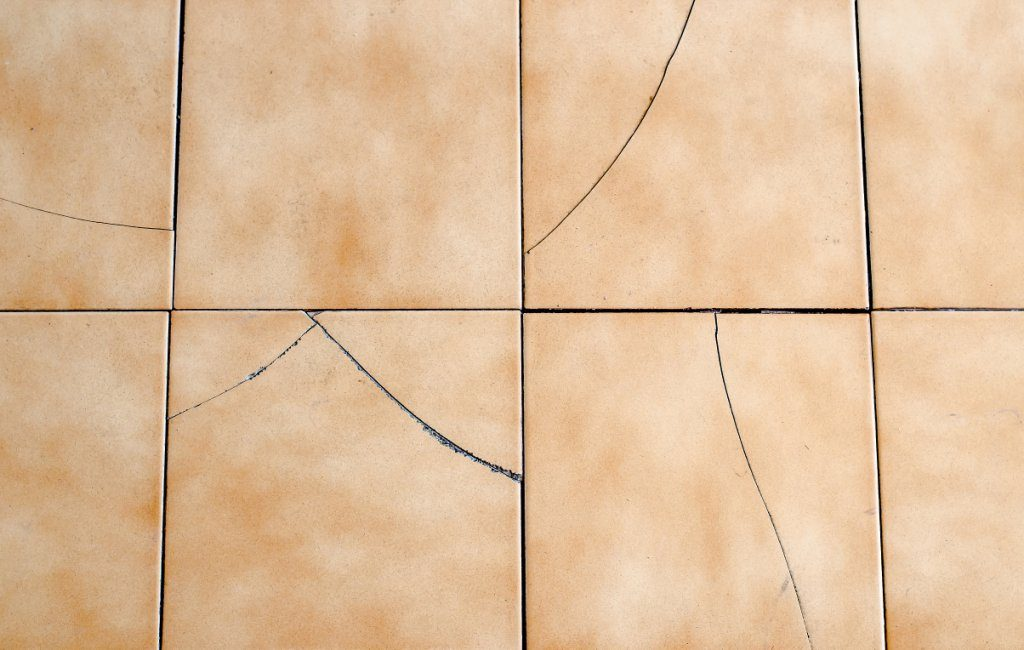
%> input picture tile5.jpg, 1024 x 650 px
$ octave crack.m   (GNU Octave 9; MATLAB toolbox functions it lacks are replaced by stand-ins)
%> lines starting %> are read from the running program, lines starting %| are printed output that depends on the picture; in (x1, y1, x2, y2) boxes, pixels count from 0 and x2, y2 are one past the last pixel; in counts of white or black regions, pixels touching at a corner belong together; the program's own positions count from 1
tile = imread('tile5.jpg');
%> tile is the input picture: size 650x1024x3 uint8; mean R, G, B 222.9, 189.7, 155.1
figure, imshow(tile)

%gray
gray = rgb2gray(tile);
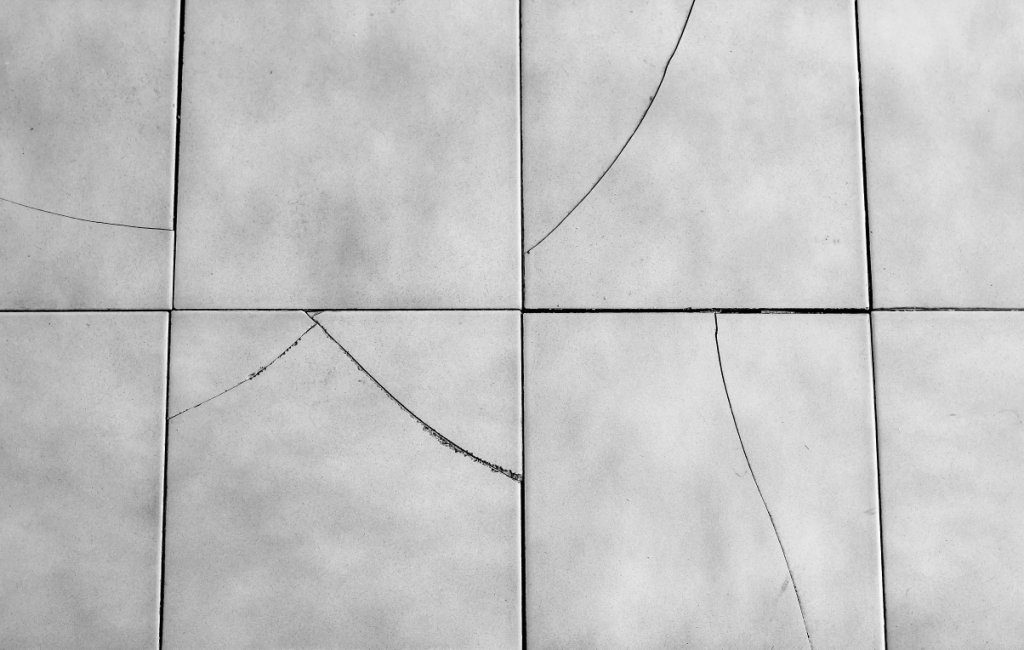
%> gray: size 650x1024 uint8; min 0, max 254, mean 195.7
figure, imshow(gray)

%intensity adjustment
adjusted = imadjust(gray);
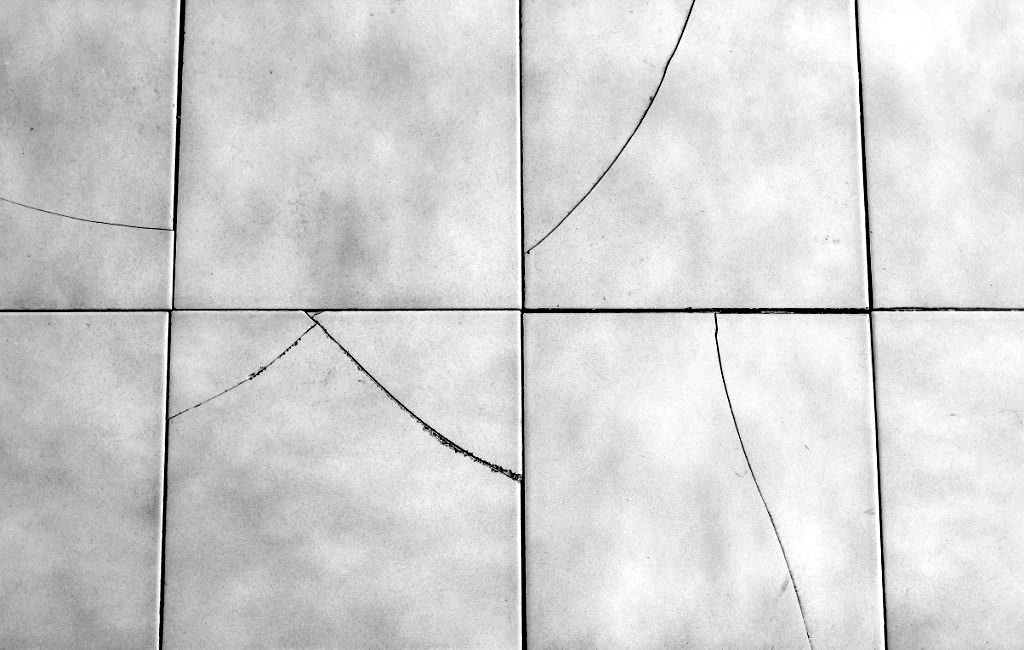
%> adjusted: size 650x1024 uint8; min 0, max 255, mean 210.8
figure, imshow(adjusted)
imhist(adjusted)
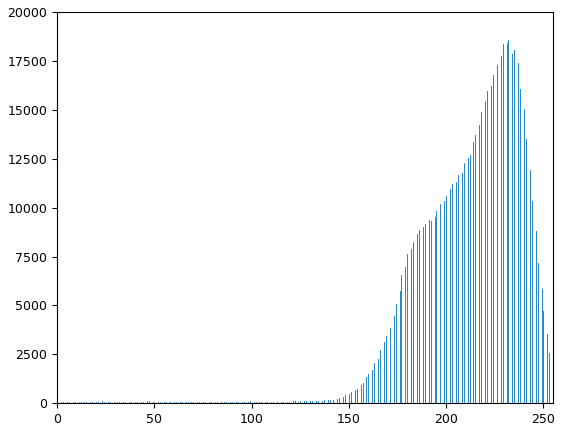
%> figure redrawn from the program's plot data; highest point at x = 232, y = 18546

%binary
bw1 = imbinarize(adjusted);
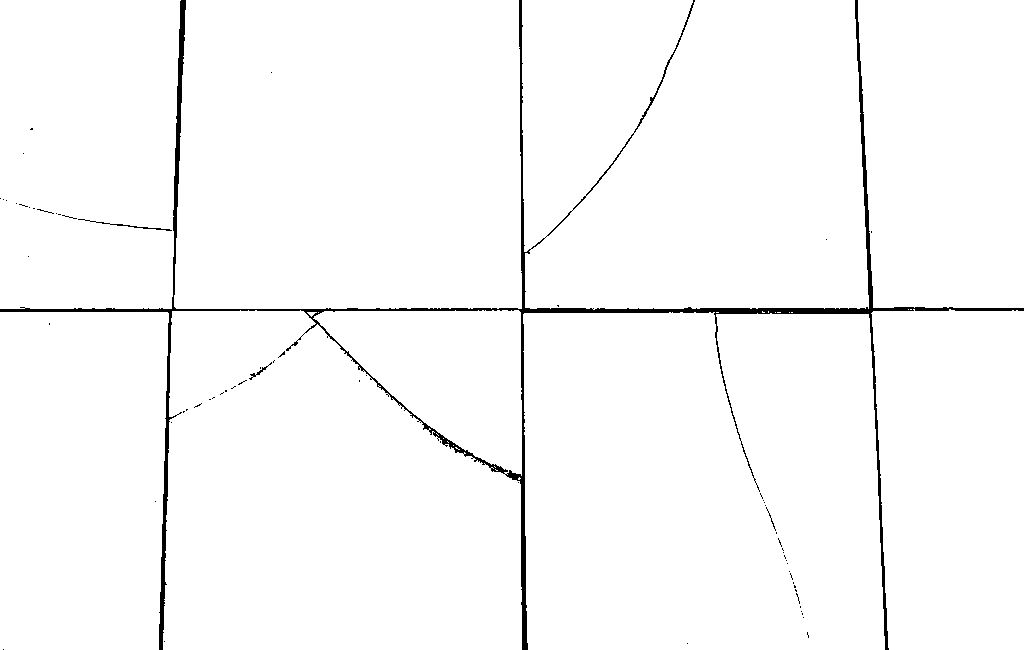
%> bw1: size 650x1024 logical; 98.1% white; 66 black regions (62 under 20 px), largest, box (x1, y1, x2, y2) and area: (0, 0, 1024, 650) 11917, (78, 219, 172, 231) 121, (249, 362, 272, 380) 60, (766, 507, 776, 531) 28
figure, imshow(bw1)

%edge
edges = edge(bw1,"sobel");
%> edges: size 650x1024 logical; 2.1% white in thin lines or dots
figure, imshow(edges)

%gap
gap_fill = imfill(edges,'holes');
%> gap_fill: size 650x1024 logical; 2.3% white; 38 white regions (25 under 20 px), largest, box (x1, y1, x2, y2) and area: (0, 0, 1024, 650) 14906, (788, 570, 802, 609) 108, (777, 537, 789, 565) 75
figure, imshow(gap_fill)

%dilation
se1 = strel("line",10,0);
dilated = imdilate(gap_fill,se1);
%> dilated: size 650x1024 logical; 7.1% white; 13 white regions (1 under 20 px), largest, box (x1, y1, x2, y2) and area: (0, 0, 1024, 650) 45723, (783, 570, 807, 609) 498, (772, 537, 794, 565) 355
figure,imshow(dilated)

%closing
se2 = strel("disk",3);
close = imclose(dilated,se2);
%> close: size 650x1024 logical; 7.3% white; 11 white regions (1 under 20 px), largest, box (x1, y1, x2, y2) and area: (0, 0, 1024, 650) 47426, (783, 570, 810, 619) 628, (801, 631, 815, 639) 100
figure, imshow(close)

%opening
se3 = strel("rectangle",[4 4]);
open = imopen(close,se3);
%> open: size 650x1024 logical; 7.2% white; 6 white regions (1 under 20 px), largest, box (x1, y1, x2, y2) and area: (0, 0, 1024, 650) 47310, (784, 570, 809, 619) 625, (802, 631, 814, 639) 94, (44, 322, 55, 326) 44, (0, 197, 9, 202) 41
figure,imshow(open)

%smoothing
se4 = strel("disk",15);
smoothing = imclose(open,se4);
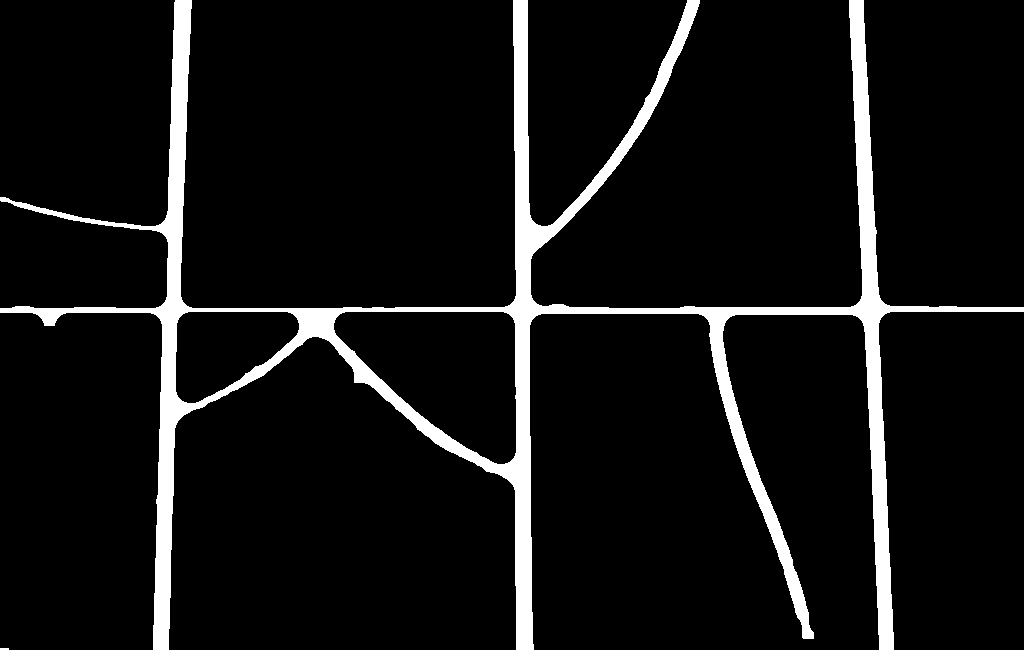
%> smoothing: size 650x1024 logical; 7.6% white; 2 white regions (1 under 20 px), largest, box (x1, y1, x2, y2) and area: (0, 0, 1024, 650) 50470
figure, imshow(smoothing)

%result
mask = imdilate(bwperim(smoothing), strel('disk',3));
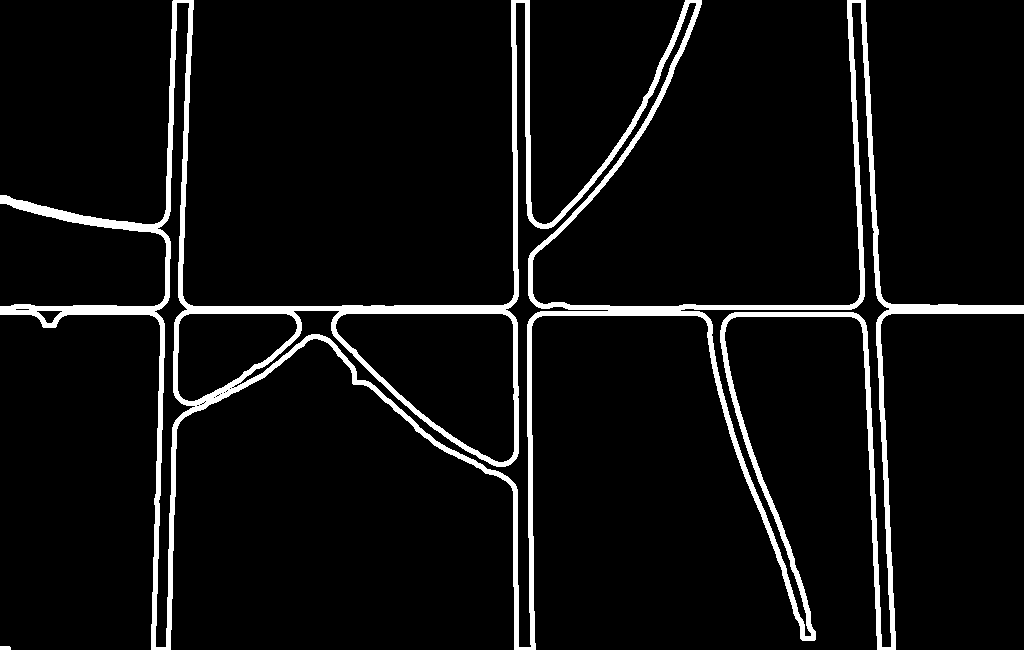
%> mask: size 650x1024 logical; 6.1% white; 2 white regions, box (x1, y1, x2, y2) and area: (0, 0, 1024, 650) 40739, (0, 646, 11, 650) 43
final = labeloverlay(tile, mask, 'Colormap',[0 1 0], 'Transparency',0.4);
figure, imshow(final)


subplot(4,3,1), imshow(tile), title("Original")
subplot(4,3,2), imshow(gray), title("Gray Scale")
subplot(4,3,3), imhist(gray), title("Histogram of gray scale")
subplot(4,3,4), imshow(adjusted), title("Adjusted")
subplot(4,3,5), imhist(adjusted), title("Histogram of Adjusted")
subplot(4,3,6), imshow(bw1), title("Binary")
subplot(4,3,7), imshow(edges), title("Edge detection")
subplot(4,3,8), imshow(gap_fill), title("Gap Filling")
subplot(4,3,9), imshow(dilated), title("Dilation")
subplot(4,3,10), imshow(close), title("Closing")
subplot(4,3,11), imshow(open), title("Opening")
subplot(4,3,12), imshow(final), title("Cracks highlighted")
%> after `title("Cracks highlighted")`:
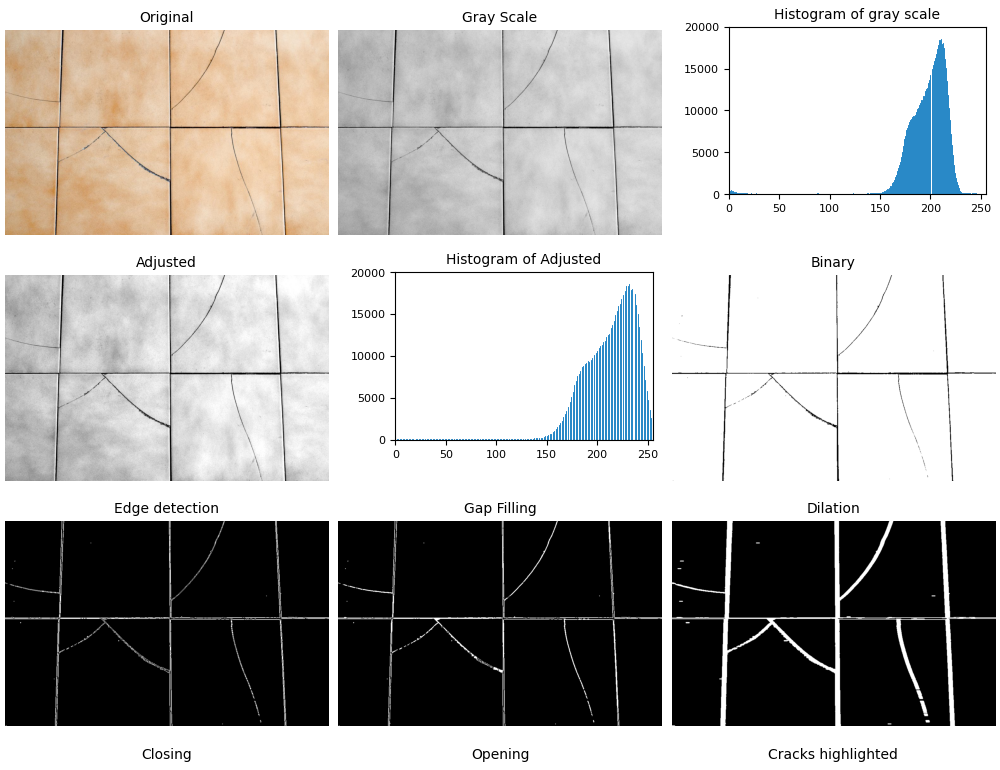
%> figure redrawn from the program's plot data, 12 panels

$ run again, with tile2.png saved as tile5.jpg
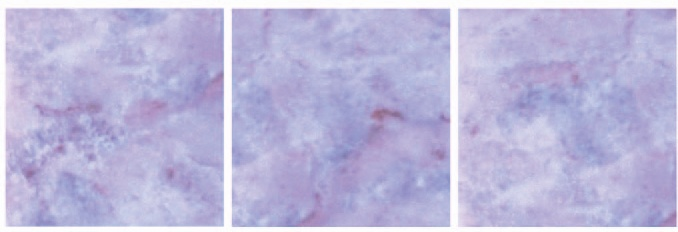
%> input picture tile2.png, 678 x 232 px
%> tile is the input picture: size 232x678x3 uint8; mean R, G, B 186.9, 183.2, 218.3
%> `bw1 = imbinarize(adjusted);`:
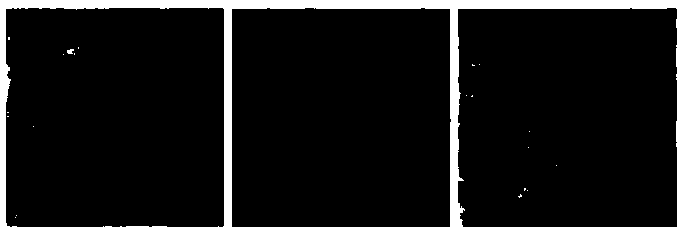
%> bw1: size 232x678 logical; 9.4% white; 21 white regions (19 under 20 px), largest, box (x1, y1, x2, y2) and area: (0, 0, 678, 232) 14757, (67, 49, 74, 54) 26
%> edges: size 232x678 logical; 3.2% white in thin lines or dots
%> gap_fill: size 232x678 logical; 92.2% white; 5 black regions (2 under 20 px), largest, box (x1, y1, x2, y2) and area: (0, 0, 678, 232) 12200, (677, 120, 678, 148) 28, (677, 44, 678, 68) 24
%> dilated: size 232x678 logical; 94.9% white; 6 black regions (3 under 20 px), largest, box (x1, y1, x2, y2) and area: (0, 0, 678, 10) 5189, (0, 222, 678, 232) 2767, (0, 63, 5, 103) 109
%> close: size 232x678 logical; 94.9% white; 3 black regions, box (x1, y1, x2, y2) and area: (0, 0, 678, 10) 5188, (0, 222, 678, 232) 2763, (0, 63, 5, 103) 109
%> smoothing: size 232x678 logical; 94.9% white; 3 black regions, box (x1, y1, x2, y2) and area: (0, 0, 678, 10) 5185, (0, 222, 678, 232) 2755, (0, 63, 4, 103) 93
%> mask: size 232x678 logical; 5.2% white; 1 white region, box (x1, y1, x2, y2) and area: (0, 5, 678, 230) 8180
%> `final = labeloverlay(tile, mask, 'Colormap',[0 1 0], 'Transparency',0...`:
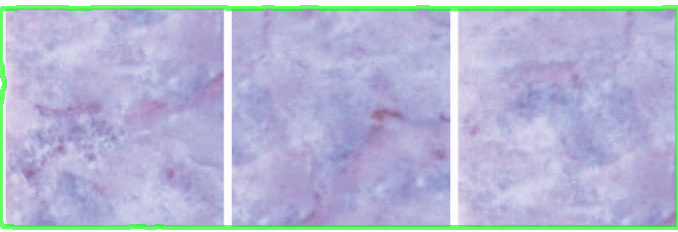
%> final: size 232x678x3 uint8; mean R, G, B 179.9, 184.3, 210.8

$ run again, with tile6.png saved as tile5.jpg
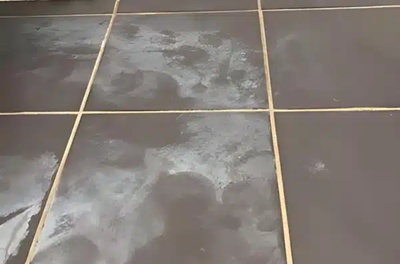
%> input picture tile6.png, 400 x 264 px
%> tile is the input picture: size 264x400x3 uint8; mean R, G, B 130.8, 124.1, 118.9
%> `bw1 = imbinarize(adjusted);`:
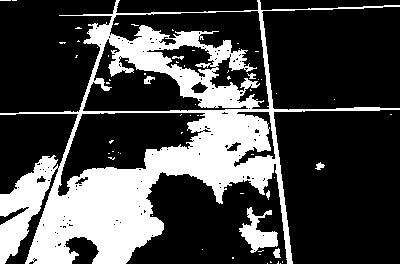
%> bw1: size 264x400 logical; 27.3% white; 61 white regions (53 under 20 px), largest, box (x1, y1, x2, y2) and area: (0, 0, 400, 264) 27591, (239, 207, 278, 253) 801, (144, 76, 155, 84) 53
%> edges: size 264x400 logical; 7.5% white in thin lines or dots
%> gap_fill: size 264x400 logical; 8.1% white; 168 white regions (128 under 20 px), largest, box (x1, y1, x2, y2) and area: (259, 0, 400, 264) 1510, (57, 82, 248, 197) 841, (0, 32, 101, 264) 817
%> dilated: size 264x400 logical; 25.5% white; 28 white regions (15 under 20 px), largest, box (x1, y1, x2, y2) and area: (0, 0, 400, 264) 25160, (53, 236, 104, 264) 687, (0, 206, 34, 225) 293
%> close: size 264x400 logical; 27.6% white; 11 white regions, largest, box (x1, y1, x2, y2) and area: (0, 0, 400, 264) 27743, (53, 236, 104, 264) 705, (103, 150, 121, 161) 164
%> open: size 264x400 logical; 26.7% white; 14 white regions, largest, box (x1, y1, x2, y2) and area: (0, 0, 400, 264) 24982, (121, 172, 170, 264) 1156, (307, 4, 400, 11) 391
%> smoothing: size 264x400 logical; 43.4% white; 2 white regions, box (x1, y1, x2, y2) and area: (0, 0, 400, 264) 45725, (307, 162, 329, 171) 157
%> mask: size 264x400 logical; 12.1% white; 3 white regions, box (x1, y1, x2, y2) and area: (0, 0, 400, 264) 11105, (110, 77, 183, 155) 1419, (305, 160, 331, 173) 245
%> `final = labeloverlay(tile, mask, 'Colormap',[0 1 0], 'Transparency',0...`:
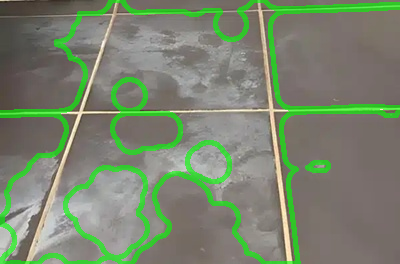
%> final: size 264x400x3 uint8; mean R, G, B 121, 133.4, 110
